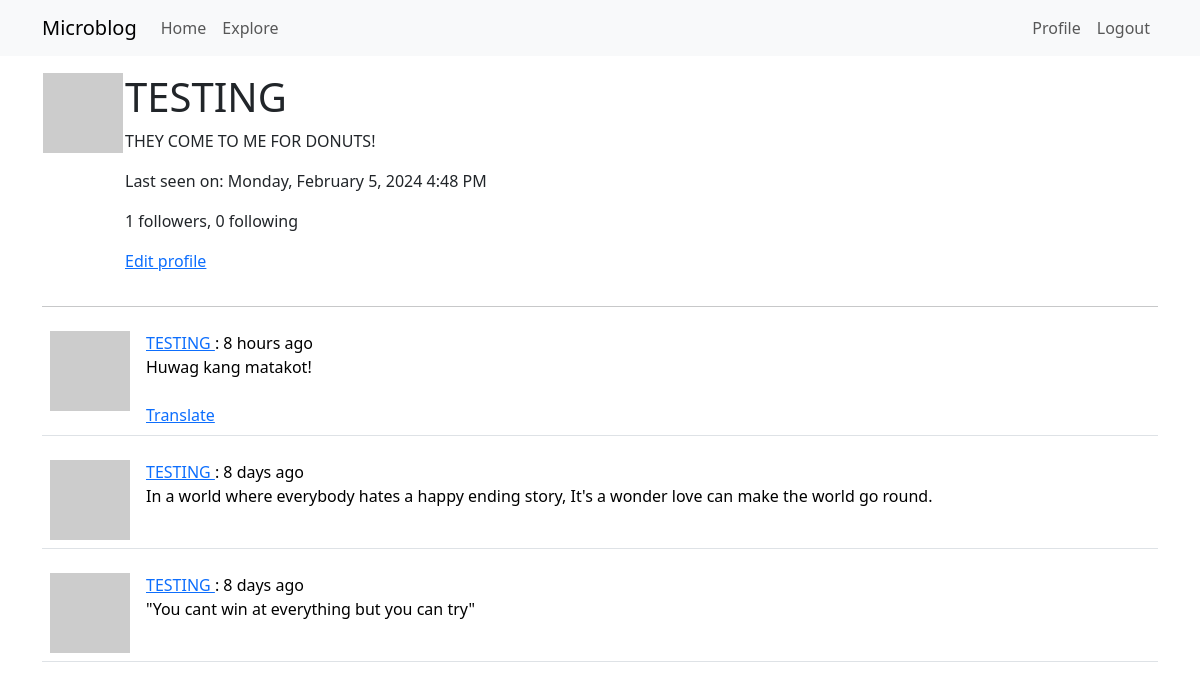
The page /user/TESTING (signed in) on the database as committed earlier.
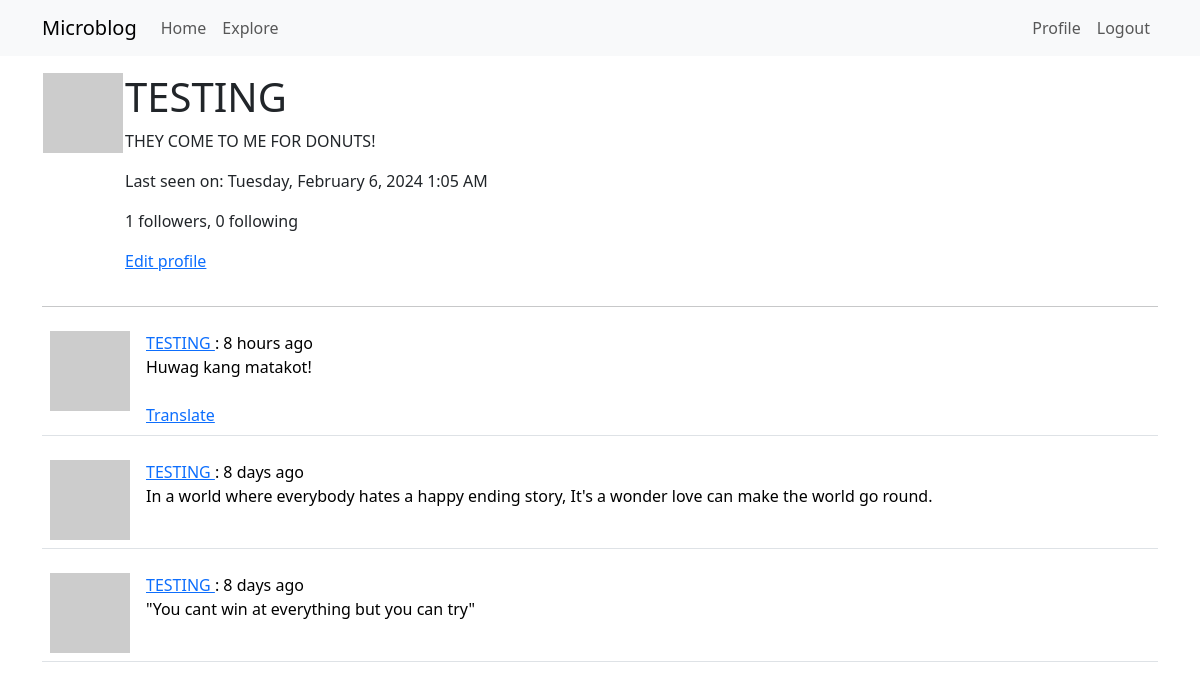
The same page on the database as committed later.
### app/models.py (models this page shows, shortened)
class User(UserMixin, db.Model):
    id: so.Mapped[int] = so.mapped_column(primary_key=True)
    username: so.Mapped[str] = so.mapped_column(sa.String(64), index=True, unique=True)
    email: so.Mapped[str] = so.mapped_column(sa.String(120), index=True, unique=True)
    password_hash: so.Mapped[Optional[str]] = so.mapped_column(sa.String(256))
    posts: so.WriteOnlyMapped['Post'] = so.relationship(back_populates='author')
    about_me: so.Mapped[Optional[str]] = so.mapped_column(sa.String(140))
    last_seen: so.Mapped[Optional[datetime]] = so.mapped_column(default=lambda: datetime.now(timezone.utc))
    following: so.WriteOnlyMapped['User'] = so.relationship(secondary=followers, primaryjoin=(followers.c.follower_id == id),
                                                            secondaryjoin=(followers.c.followed_id == id),
                                                            back_populates='followers')
    followers: so.WriteOnlyMapped['User'] = so.relationship(secondary=followers, primaryjoin=(followers.c.followed_id == id),
                                                            secondaryjoin=(followers.c.follower_id == id),
                                                            back_populates='following')
    def avatar(self, size):
        digest = md5(self.email.lower().encode('utf-8')).hexdigest()
        return f'https://www.gravatar.com/avatar/{digest}?d=identicon&s={size}'
    def followers_count(self):
        query = sa.select(sa.func.count()).select_from(self.followers.select().subquery())
        return db.session.scalar(query)
    def following_count(self):
        query = sa.select(sa.func.count()).select_from(self.following.select().subquery())
        return db.session.scalar(query)

### app/routes.py (the view)
@app.route('/user/<username>')
@login_required
def user(username):
    user = db.first_or_404(sa.select(User).where(User.username == username))
    page = request.args.get('page', 1, type=int)
    query = user.posts.select().order_by(Post.timestamp.desc())
    posts = db.paginate(query, page=page, per_page=app.config['POSTS_PER_PAGE'], error_out=False)
    next_url = url_for('user', username=user.username, page=posts.next_num)\
        if posts.has_next else None
    prev_url = url_for('user', username=user.username, page=posts.prev_num)\
        if posts.has_prev else None
    form = EmptyForm()
    return render_template('user.html', user=user, posts=posts.items, next_url=next_url, prev_url=prev_url, form=form)

### app/__init__.py (called while the page is built)
def get_locale():
    return request.accept_languages.best_match(app.config['LANGUAGES'])

### app/models.py (called while the page is built)
    @login.user_loader
    def load_user(id):
        return db.session.get(User, int(id))

### app/routes.py (called while the page is built)
@app.before_request
def before_request():
    if current_user.is_authenticated:
        current_user.last_seen = datetime.now(timezone.utc)
        db.session.commit()

@app.before_request
def before_request():
    g.locale = str(get_locale())

### app/templates/user.html (shortened to what this page needs)
{% extends "base.html" %}
{% block content %}
    <table>
        <tr valign="top">
            <td><img src="{{ user.avatar(128) }}"></td>
            <td>
                <h1>{{ user.username }}</h1>
                {% if user.about_me %}<p>{{ user.about_me }}</p>{% endif %}
                {% if user.last_seen %}<p>Last seen on: {{ moment(user.last_seen).format('LLLL') }}</p>{% endif %}
                <p>{{ user.followers_count() }} followers, {{ user.following_count() }} following</p>
                {% if user == current_user %}
                <p><a href="{{ url_for('edit_profile') }}">Edit profile</a></p>
                {% endif %}
            </td>
        </tr>
    </table>
    <hr>
    {% for post in posts %}
        {% include '_post.html' %}
    {% endfor %}
{% endblock %}

Rows that differ between the two databases and show on the page:
changed User "TESTING": last_seen "Monday, February 5, 2024 4:48 PM" → "Tuesday, February 6, 2024 1:05 AM"
